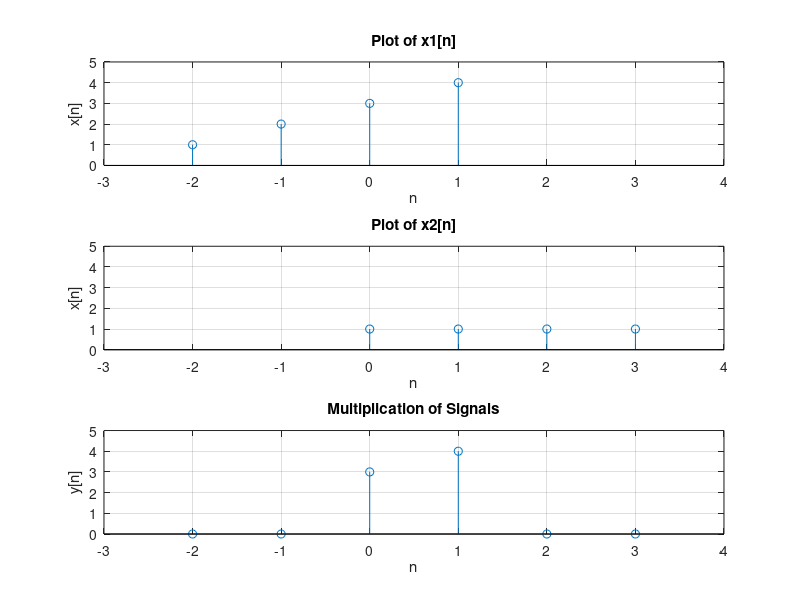
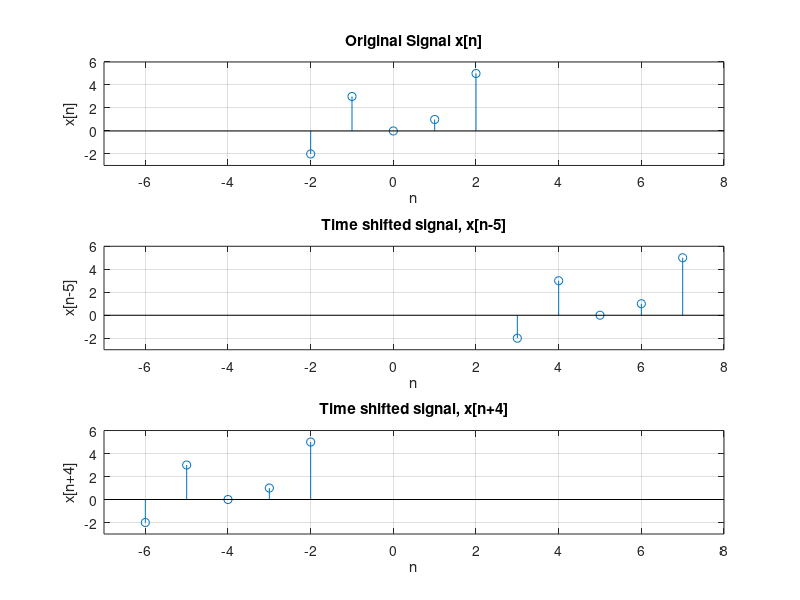

Recreate these plots in MATLAB, in order.
clc;
clear all;
close all;

figure(1);

x1 = [1 2 3 4];
n1 = -2:1;

subplot(3,1,1);
stem(n1, x1);
title('Plot of x1[n]');
xlabel('n');
ylabel('x[n]');
axis([-3,4,0,5]);
grid on;

x2 = [1 1 1 1];
n2 = 0:3;

subplot(3,1,2);
stem(n2, x2);
title('Plot of x2[n]');
xlabel('n');
ylabel('x[n]');
axis([-3,4,0,5]);
grid on;

m = min(min(n1), min(n2)): max(max(n1), max(n2));
y1 = zeros(1, length(m));
temp = 1;
for i = 1:length(m)
    if(m(i) < min(n1) || m(i) > max(n1))
        y1(i) = 0;
    else 
        y1(i) = x1(temp);
        temp = temp+1;
    end
end
y2 = zeros(1, length(m));
temp = 1;
for i = 1:length(m)
    if(m(i) < min(n2) || m(i) > max(n2))
        y2(i) = 0;
    else
        y2(i) = x2(temp);
        temp = temp+1;
    end
end
y = y1 .* y2;
subplot(3,1,3);
stem(m, y);
title('Multiplication of Signals');
xlabel('n');
ylabel('y[n]');
axis([-3,4,0,5]);
grid on;

figure(2);
x = [-2 3 0 1 5];
m = -2:2;
subplot(3,1,1);
stem(m,x);
title('Original Signal x[n]');
xlabel('n');
ylabel('x[n]');
axis([-7,8,-3,6]);
grid on;

m1=5;
a = m+m1;
subplot(3,1,2);
stem(a,x);
title('Time shifted signal, x[n-5]');
xlabel('n');
ylabel('x[n-5]');
axis([-7,8,-3,6]);
grid on;

m2=4;
a = m-m2;
subplot(3,1,3);
stem(a,x);
title('Time shifted signal, x[n+4]');
xlabel('n');
ylabel('x[n+4]');
axis([-7,8,-3,6]);
grid on;